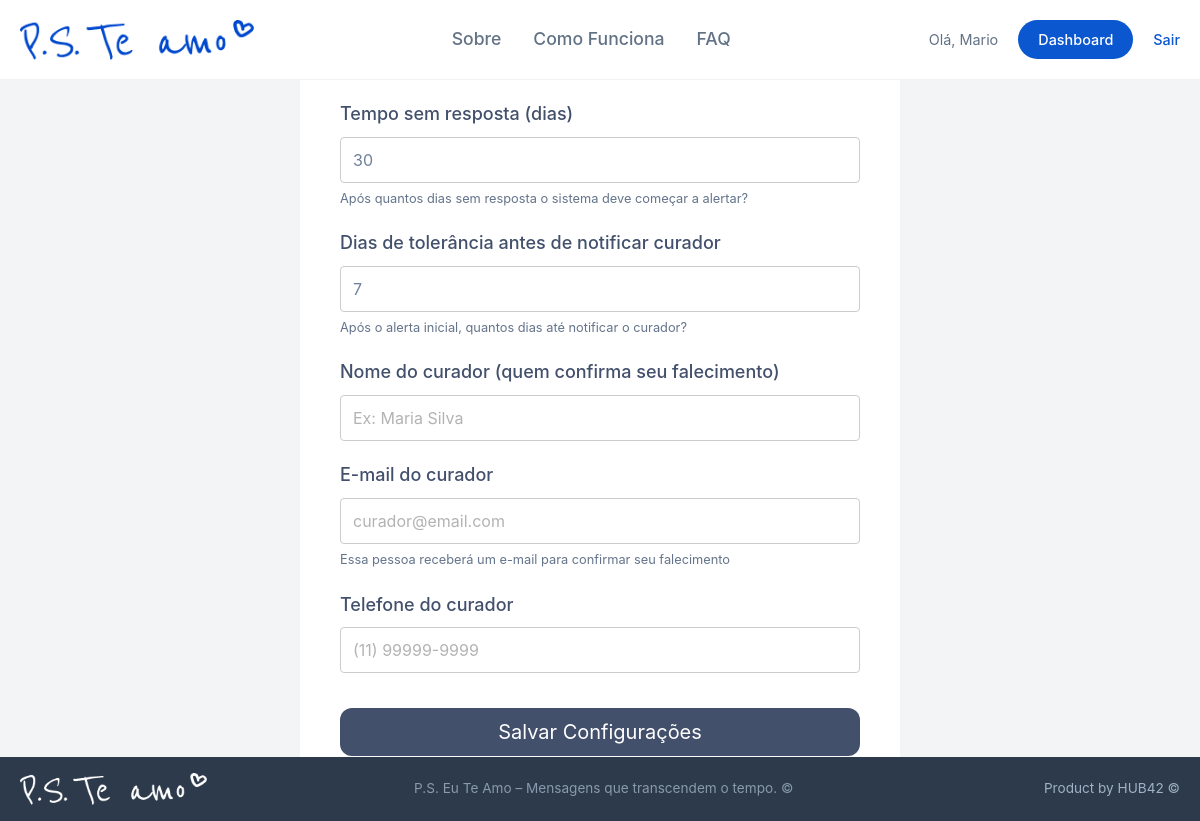
/configurar-perfil/ (signed in), run on an earlier commit of the app's database.
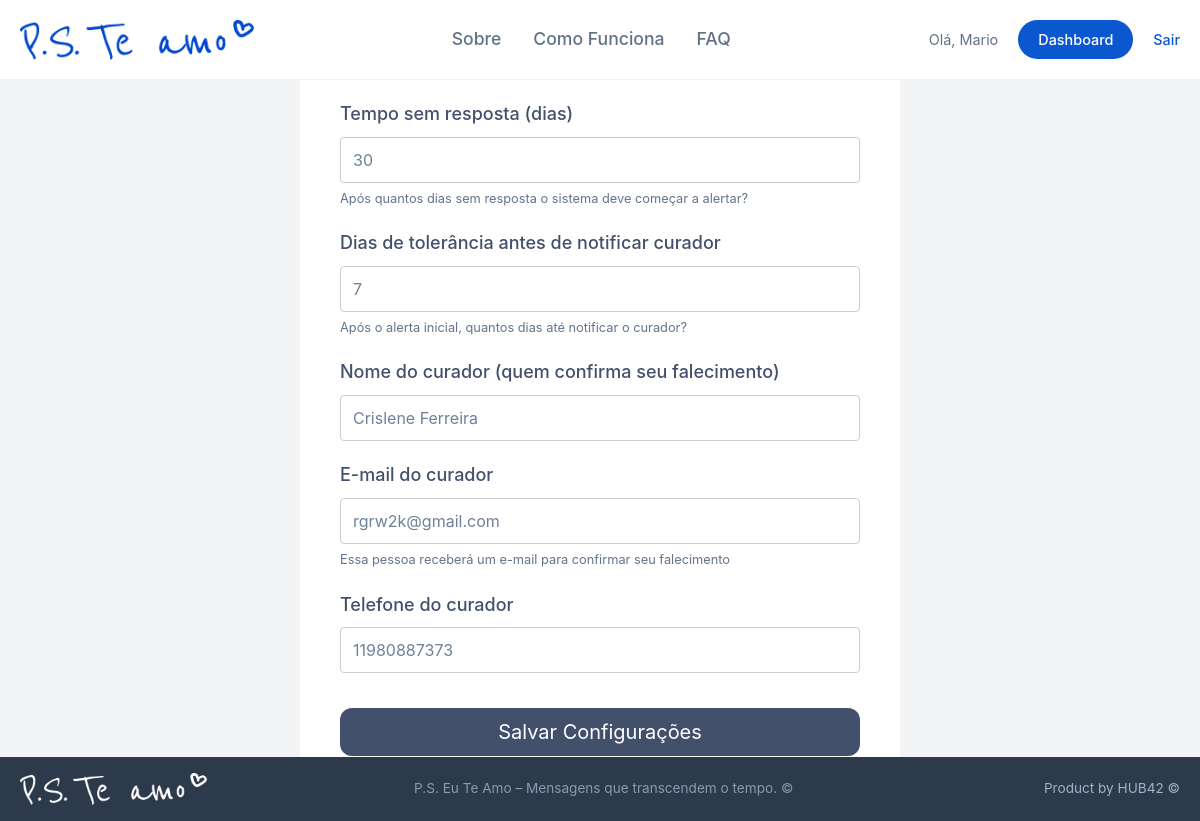
And on a later commit of the database.
### core/models.py (models this page shows, shortened)
class Perfil(models.Model):
    STATUS_CHOICES = [
        ('ativo', 'Ativo'),
        ('suspeito', 'Suspeito (sem resposta)'),
        ('falecido', 'Falecido - aguardando envio'),
        ('enviado', 'Mensagens enviadas'),
    ]
    usuario = models.OneToOneField(User, on_delete=models.CASCADE)
    foto = models.ImageField(verbose_name='Foto de perfil', upload_to='avatar/%Y/%m/', blank=True, null=True)
    ultimo_sinal_vida = models.DateTimeField(default=timezone.now)
    status = models.CharField(max_length=20, choices=STATUS_CHOICES, default='ativo')
    tempo_resposta_dias = models.IntegerField(default=30)  # dias sem resposta
    dias_tolerancia = models.IntegerField(default=7)  # após falhar, avisos diários
    curador_nome = models.CharField(max_length=200, blank=True)
    curador_email = models.EmailField(blank=True)
    curador_telefone = models.CharField(max_length=20, blank=True)
    curador_codigo = models.CharField(max_length=64, blank=True, unique=True)
    plano = models.CharField(max_length=20, default='gratuito')  # gratuito, basico, premium
    data_assinatura = models.DateTimeField(null=True, blank=True)
    data_expiracao = models.DateTimeField(null=True, blank=True)

### core/views.py (the view)
# urls.py: path('configurar-perfil/', views.configurar_perfil, name='configurar_perfil'),
@login_required
def configurar_perfil(request):
    perfil, created = Perfil.objects.get_or_create(usuario=request.user)
    if request.method == 'POST':
        form = PerfilForm(request.POST, instance=perfil)
        if form.is_valid():
            form.save()
            messages.success(request, 'Perfil configurado com sucesso!')
            return redirect('dashboard')
    else:
        form = PerfilForm(instance=perfil)
    return render(request, 'core/configurar_perfil.html', {'form': form})

### core/templates/core/configurar_perfil.html (shortened to what this page needs)
{% extends 'core/base.html' %}
{% block content %}
<div class="login-container">
    <div class="login-box">
        <h2 class="title">Configurações do Perfil</h2>
        <form method="post">
            {% for field in form %}
            <div class="input-group">
                <label>{{ field.label }}</label>
                {{ field }}
                {% if field.help_text %}
                    <div class="help-text">{{ field.help_text }}</div>
                {% endif %}
            </div>
            {% endfor %}
            <button type="submit" class="btn-login">Salvar Configurações</button>
        </form>
    </div>
</div>
{% endblock %}

What changed in the data, as far as the page shows it:
changed Perfil: curador_nome (not shown) → "Crislene Ferreira"; curador_email (not shown) → "rgrw2k@gmail.com"; curador_telefone (not shown) → "11980887373"
